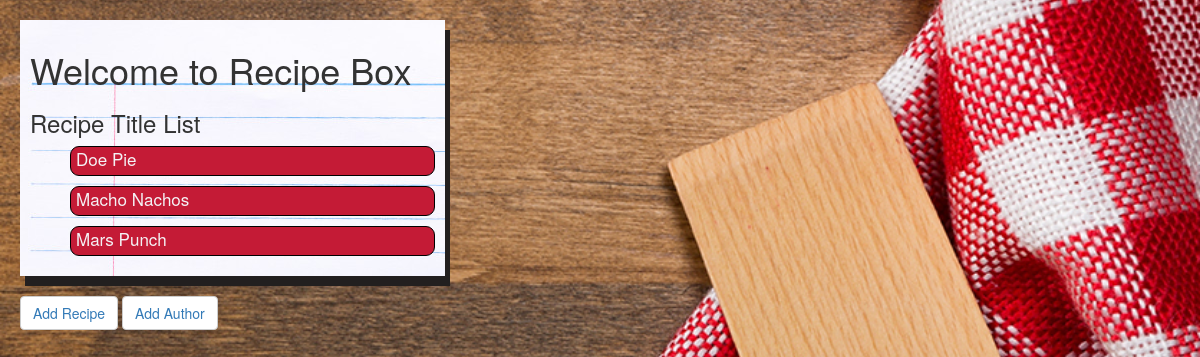
Before: / with the older database file.
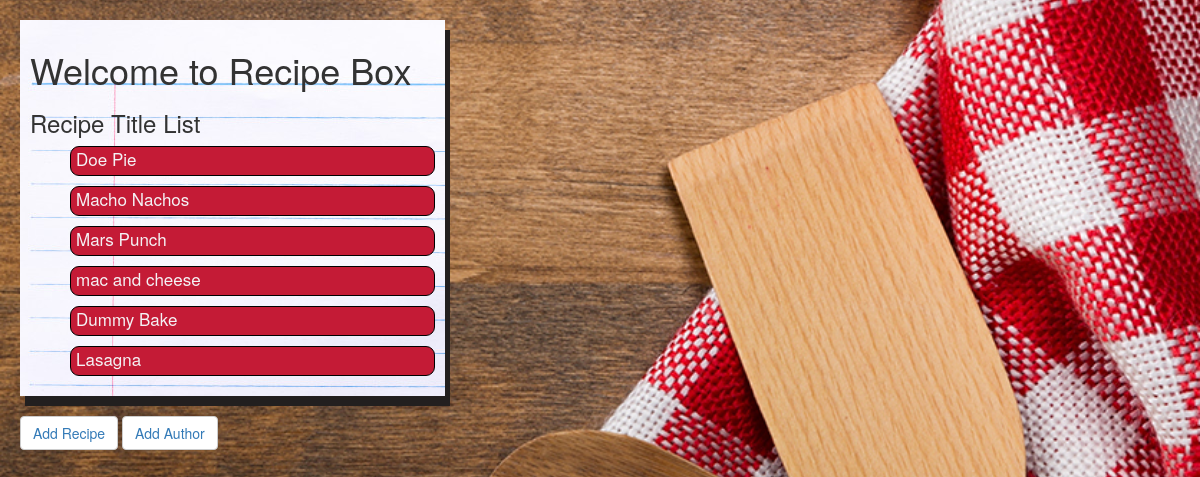
After: the same page with the newer database file.
### recipes/models.py (models this page shows, shortened)
class Recipe(models.Model):
    title = models.CharField(max_length=50)
    author = models.ForeignKey(Author, on_delete=models.CASCADE)
    description = models.TextField()
    time_required = models.CharField(max_length=80)
    instructions = models.TextField()

### recipes/views.py (the view)
# urls.py: path('', index_view, name="recipes"),
def index_view(request):
    my_recipes = Recipe.objects.all()
    return render(request, 'index.html', {"recipes": my_recipes, "page_title": "Recipe Box"})

### templates/index.html (shortened to what this page needs)
{% extends 'base.html' %}
{% block content %}
<html lang="en">
    <head>
   </head>
<body>
<div class="notebook-container">
<h1>Welcome to Recipe Box</h1>
  <h3>Recipe Title List</h3>
  {% for recipe in recipes%}
  <ul style="list-style: none;">
    <div class="recipe-list"><li><a style="color:#F4F2F5;" href="/recipe/{{recipe.id}}/">{{recipe.title}}<a></li></div>
  </ul>
  {% endfor %}
</div>
<div class="btn-container">
  <button type="button" class="btn btn-default">
    <a href="/addrecipe/{{recipe_form}}">Add Recipe</a>
  </button>
  <button type="button" class="btn btn-default">
    <a href="/addauthor/{{author_form}}">Add Author</a>
  </button>
</div>
</body>
{% endblock %}

Changed rows visible on the page:
added Recipe: title "mac and cheese"
added Recipe: title "Dummy Bake"
added Recipe: title "Lasagna"
